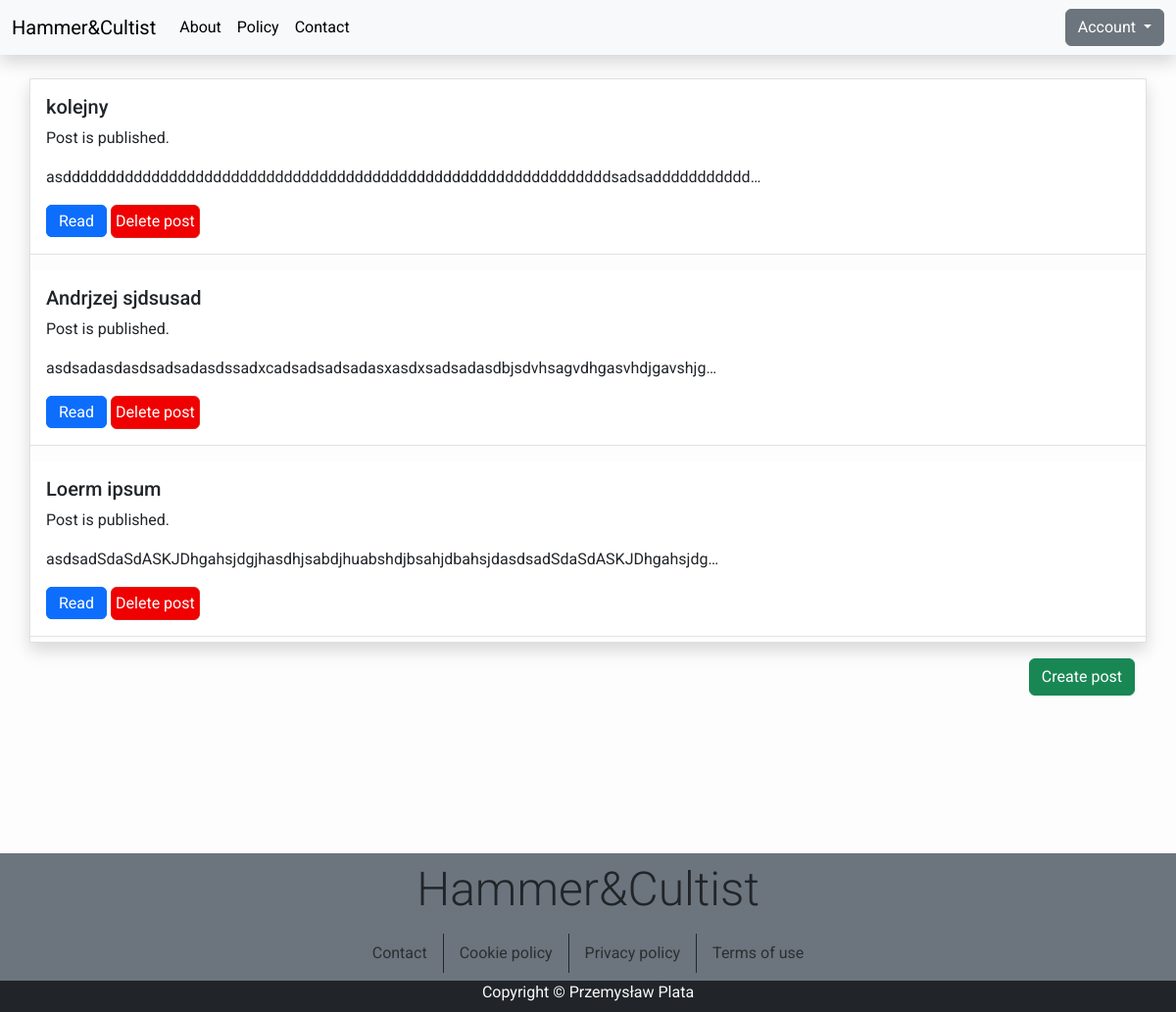
The page /user/admin/posts/ (signed in) on the database as committed earlier.
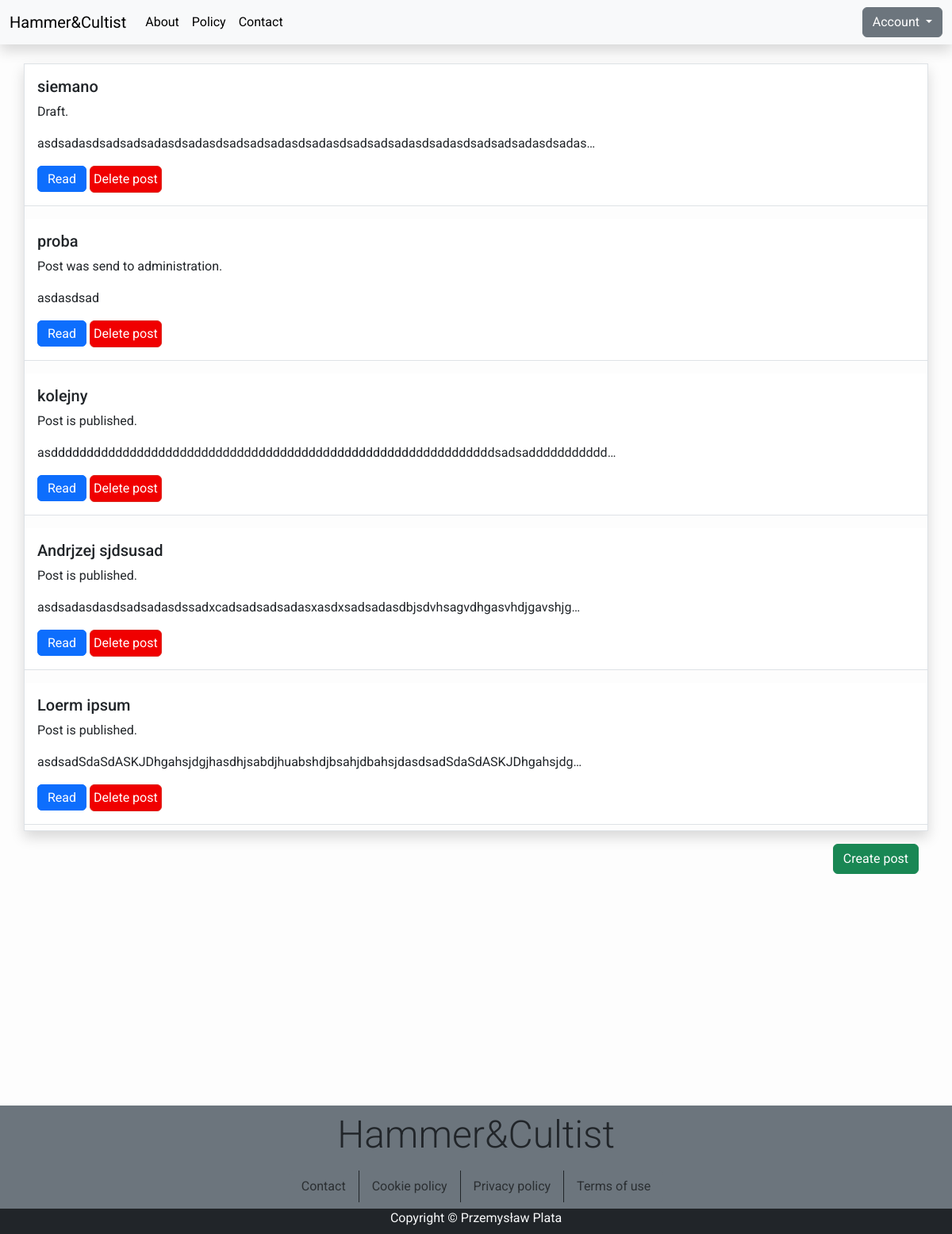
The same page on the database as committed later.
### blog/models.py (models this page shows, shortened)
class Post(models.Model):
    title = models.CharField(max_length=200, unique=True)
    slug = models.SlugField(max_length=200,unique=True)
    author = models.ForeignKey(User, on_delete=models.CASCADE, related_name="blog_posts")
    updated_on = models.DateTimeField(auto_now=True)
    image = models.ImageField(upload_to='media/featured_image/%Y/%m/%d/', default="static/images/temp-post.png")
    content = models.TextField()
    likes = models.IntegerField(default=0)
    created_on = models.DateTimeField(auto_now_add=True)
    status = models.IntegerField(choices=STATUS, default=0)
    class Meta:
        verbose_name = ("Post")
        verbose_name_plural = ("Posts")
        ordering = ['-created_on']

### user/views.py (the view)
# urls.py: path("<str:username>/posts/", views.UserPosts.as_view(), name="user-posts"),
class UserPosts(LoginRequiredMixin, generic.ListView):
    template_name = "user/user_posts.html"
    def dispatch(self, request : HttpRequest, *args, **kwargs):
        try:
            user = User.objects.filter(username=self.kwargs["username"], pk=request.user.pk).get()
        except User.DoesNotExist:
            return HttpResponse("Forbidden resource", status=403)
        return super().dispatch(request, *args, **kwargs)
    def get_queryset(self) -> QuerySet[Any]:
        user = self.kwargs["username"]
        queryset = Post.objects.filter(author_id__username=user).order_by("-created_on")
        return queryset

### templates/user/user_posts.html (shortened to what this page needs)
{% extends "base.html" %}
{% block content %}
<section class="container my-posts h-75 overflow-y-auto overflow-x-hidden mb-2 mt-4 shadow border border-gray g-0">
    <div class="row g-0">
        {% for post in post_list %}
        <div class="col-12 pb-3">
            <div class="rounded-0 border-0 border-bottom card shadow-none h-100">
                <div class="row g-0">
                    <div class="col">
                        <div class="card-body d-flex flex-column h-100">
                            <h2 class="card-title fs-5">{{ post.title }}</h2>
                            <p class="card-text">
                                {% if post.status == 1 %}
                                    Post is published.
                                {% elif post.status == 2 %}
                                    Post was send to administration.
                                {% else %}
                                    Draft.
                                {% endif %}
                            </p>
                            <p class="card-text">{{post.content|slice:":80" }}{% if post.content|length > 79 %}&hellip;{% endif %}</p>
                            <div>
                                <a href="{% url 'post-detail' post.slug  %}" class="btn btn-primary align-self-baseline d-inline">Read</a>
                                <button onclick="remove_post(this ,'{{ user.username }}', '{{post.pk}}')" class="btn btn-danger p-1 align-self-baseline d-inline">Delete post</button>
                            </div>
                        </div>
                    </div>
                </div>
            </div>
        </div>
        {% endfor %}
    </div>
</section>
<section class="container my-posts h-25 overflow-y-auto overflow-x-hidden my-2">
    <div class="d-flex justify-content-end align-items-center">
        <a href="/blog/{{user.username}}/create-post" class="btn btn-success align-self-baseline d-inline">Create post</a>
    </div>
</section>
{% load static %}
{% endblock content %}

Rows that differ between the two databases and show on the page:
added Post: title "siemano", status "Draft.", content "asdsadasdsadsadsadasdsadasdsadsadsadasdsadasdsadsadsadasdsadasdsadsadsadasdsadas"
added Post: title "proba", status "Post was send to administration.", content "asdasdsad"
